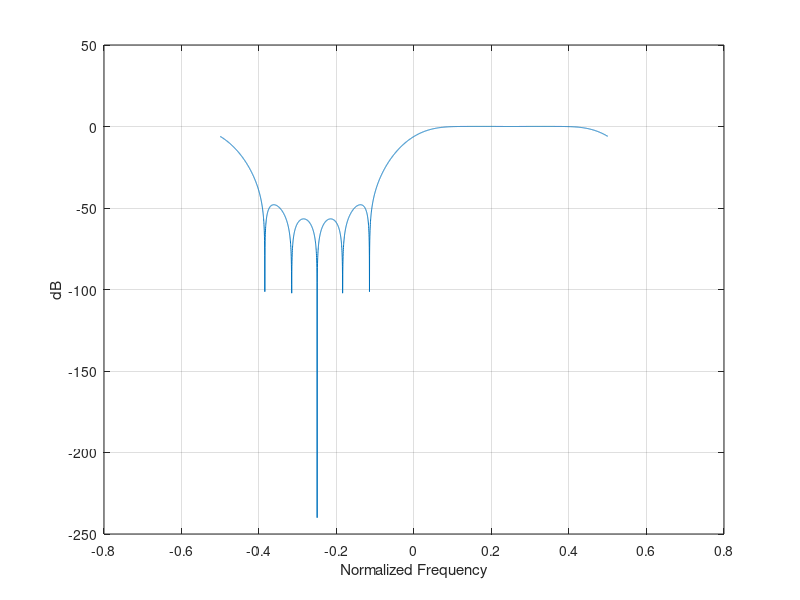

Write the MATLAB code that produced this figure. (Note: this script raises an error after producing the figure.)
clear; clc; clear all; clf;
pkg load signal

# Hamming windown
len = 15;
coefficients = fir1(len,0.5);

# Shift window
coefficients = coefficients .* exp(j*2*pi*(0:length(coefficients)-1)/4);

# Show filter
H = fftshift(fft(coefficients, 4096));
f = linspace(-0.5, 0.5, 4096);
plot(f, 20*log10(abs(H) + 1e-12));
grid on;
xlabel('Normalized Frequency');
ylabel('dB');

# Export coefficients
export("analytic.txt",coefficients);
print('-dpng', 'analytic.png', '-r150');
